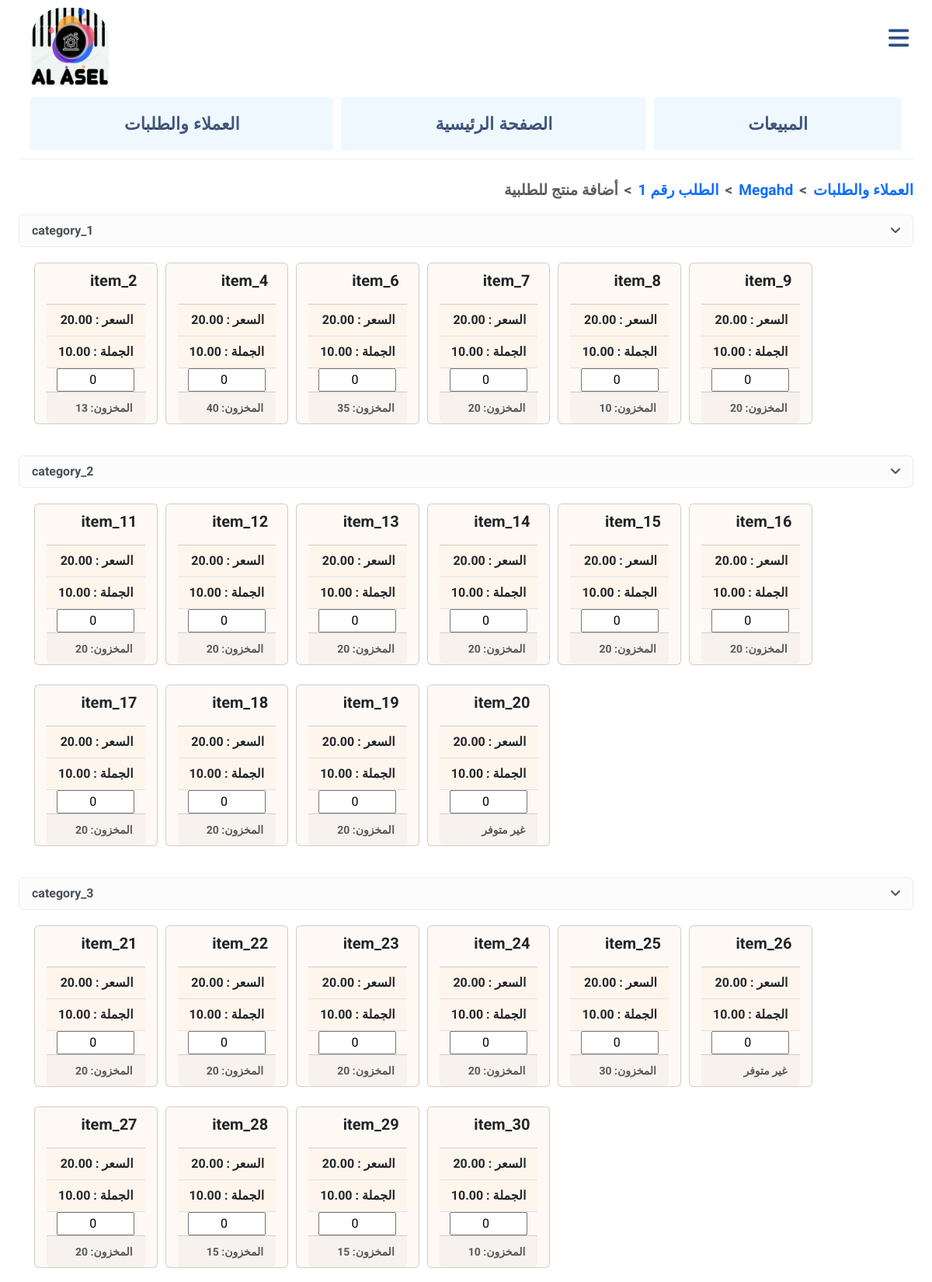
The page /order_info/1/add_items (signed in, upper part) on the database its author committed.
### main/models.py (models this page shows, shortened)
class Order(models.Model):
    customer = models.ForeignKey(Customer, on_delete=models.CASCADE, related_name="orders")
    created_at = models.DateTimeField(null=True, blank=True)
    total_real_price = models.DecimalField(max_digits=10, decimal_places=2, default=0)
    actual_price = models.DecimalField(max_digits=10, decimal_places=2, default=0)
    total_order_price = models.DecimalField(max_digits=10, decimal_places=2, default=0)
    profit = models.DecimalField(max_digits=10, decimal_places=2, default=0, null=True, blank=True)
    discount = models.IntegerField(default = 0, validators=[
            MinValueValidator(-100),
            MaxValueValidator(100)
        ])
    is_gomla = models.BooleanField(default=False)
    is_used = models.BooleanField(default=True)
    is_fully_paid = models.BooleanField(default=True)
    rest_money = models.DecimalField(max_digits=10, decimal_places=2, default=0, null=True, blank=True)

class Customer(models.Model):
    name = models.CharField(max_length=64)
    is_shop = models.BooleanField(default=False)
    is_supplier = models.BooleanField(default=False)
    number = models.PositiveIntegerField(
        unique=True,
        validators=[
            MinValueValidator(1000000001),
            MaxValueValidator(1599999999)
        ]
    )

class Category(models.Model):
    name = models.CharField(max_length=64, unique=True)

class Item(models.Model):
    category = models.ForeignKey(Category, on_delete=models.CASCADE, related_name="items", null=True)
    name = models.CharField(max_length=64, unique=True)
    real_price = models.DecimalField(max_digits=10, decimal_places=2, validators=[MinValueValidator(0.00)])
    gomla_price = models.DecimalField(max_digits=6, decimal_places=2, validators=[MinValueValidator(0.00)])
    market_price = models.DecimalField(max_digits=6, decimal_places=2, validators=[MinValueValidator(0.00)])
    stock_quantity = models.PositiveIntegerField(default = 0)
    used_quantity = models.PositiveIntegerField(default = 0)
    quantity = models.PositiveIntegerField(default = 0)

### main/views.py (the view, shortened to what this page needs)
# urls.py: path("order_info/<int:order_id>/add_items", views.add_items, name="add_items"),
@login_required(login_url="/login/")
def add_items(request, order_id):
    order = get_order(order_id)
    if not order:
        return HttpResponseRedirect(f"/order_error/{order_id}")
    items_object = {}
    categories = Category.objects.all()
    un_wanted_items = OrderItem.objects.filter(order=order).values_list('item', flat=True)
    for category in categories:
        items = Item.objects.exclude(id__in=un_wanted_items)
        items_object[f"{category.name}"] = items.filter(category=category)
    if request.method == "GET":
        return render(request, "main/add_items.html", {
            "items_object": items_object,
            "order": order
        })

### main/views.py (called while the page is built)
def get_order(order_id):
    try:
        order = Order.objects.get(id=order_id)
    except Order.DoesNotExist:
        return None
    return order

### main/templates/main/add_items.html (shortened to what this page needs)
{% extends "main/layout.html" %}
{% load static %}
{% block body %}
<nav style="--bs-breadcrumb-divider: '<';" aria-label="breadcrumb">
  <ol class="breadcrumb">
    <li class="breadcrumb-item active" aria-current="page">أضافة منتج للطلبية </li>
    <li class="breadcrumb-item"><a href="{% url 'main:order_info' order.id %}">{{ order.id }} الطلب رقم</a></li>
    <li class="breadcrumb-item"><a href="{% url 'main:user' order.customer.id %}">{{ order.customer.name }} </a></li>
    <li class="breadcrumb-item"><a href="{% url 'main:users' %}">العملاء والطلبات</a></li>
  </ol>
</nav>
  {% if not items_object %}
  <div class="error" style="background-color: aliceblue;">
    <h1 style="color: rgba(5, 31, 80, 0.747);">ليس هناك ما يمكن اضافته لللطلب رقم
      <a href="{% url 'main:order_info' order.id %}" class="red">{{ order.id }}</a>
    </h1>
    <div class="home_submit_button">
      <a href="{% url 'main:order_info' order.id %}" class="submit_button"><strong>الرجوع للطلبية</strong></a>
    </div>
  </div>
  {% else %}
  <form action="{% url 'main:add_items' order.id %}" method="post">
    <div class="categories_contaner">
      {% for category, items in items_object.items  %}
      <div>
        <ul class="list-group">
          <li class="category_header list-group-item list-group-item-light" data-code="{{category}}">
            <span>{{category}}</span>
            <span class="toggle-icon" data-toggle="{{category}}">
              <i class="fa-solid fa-angle-down"></i>
          </span>
          </li>
        </ul>
      </div>
      <div id="{{category}}" class="items_container">
        {% for item in items  %}
          <div class="card" style="">
            <div class="card-body" style="padding: 10px;">
              <h5 class="card-title" style="text-align: right; font-weight: bold;">{{ item.name }}</h5>
            </div>
            <ul class="list-group list-group-flush" >
              <li class="list-group-item">السعر : {{ item.market_price }}</li>
              <li class="list-group-item">الجملة : {{ item.gomla_price }}</li>
              <div class="item_number"><input type="number" class="input_card" name="quantity_{{ item.id }}" placeholder="الكمية" value=0 min=0 max={{ item.quantity }}></div>
            </ul>
            <div class="card-footer" style="text-align: right;">
              <small class="text-muted stock" data-quantity="{{ item.quantity }}">المخزون: {{ item.quantity }}</small>
            </div>
          </div>
        {% endfor %}
      </div>
      {% endfor %}
    </div>
    </form>
  {% endif %}
{%endblock%}

### main/static/main/mainn.css (style rules this page uses)
.items_container ul li { text-align: right; }
body { padding-left: 2%; padding-right: 2%; font-family: arial; font-weight: bold; margin-top: 0; font-family: Roboto, Arial, sans-serif; }
body { transition: padding-right 0.3s ease; }
a { text-decoration: none; }
.categories_contaner { display: grid; grid-template-rows: auto auto; row-gap: 20px; }
.items_container { display: flex; flex-direction: row; flex-wrap: wrap; padding: 20px; padding-top: 0; row-gap: 25px; column-gap: 10px; justify-content:start; }
.category_header { display: flex; flex-direction: row; justify-content: space-between; }
.card , .card li { background-color: rgba(250, 235, 215, 0.288); padding-left: 15px; padding-right: 15px; }
.item_number { display: flex; justify-content: space-around; }
.item_number input { width:100px; text-align:center; padding-left: 10px; }
.item_number input::placeholder { text-align:center; }
.breadcrumb { justify-content: flex-end; font-size: larger; }

### rows shown on the page
Order: id "1", customer.name "Megahd"
Category: items_object "category_1"
Item: name "item_2", market_price "20.00", gomla_price "10.00", quantity "13"
Item: name "item_4", market_price "20.00", gomla_price "10.00", quantity "40"
Item: name "item_6", market_price "20.00", gomla_price "10.00", quantity "35"
Item: name "item_7", market_price "20.00", gomla_price "10.00", quantity "20"
Item: name "item_8", market_price "20.00", gomla_price "10.00", quantity "10"
Item: name "item_9", market_price "20.00", gomla_price "10.00", quantity "20"
Category: items_object "category_2"
Item: name "item_11", market_price "20.00", gomla_price "10.00", quantity "20"
Item: name "item_12", market_price "20.00", gomla_price "10.00", quantity "20"
Item: name "item_13", market_price "20.00", gomla_price "10.00", quantity "20"
Item: name "item_14", market_price "20.00", gomla_price "10.00", quantity "20"
Item: name "item_15", market_price "20.00", gomla_price "10.00", quantity "20"
Item: name "item_16", market_price "20.00", gomla_price "10.00", quantity "20"
Item: name "item_17", market_price "20.00", gomla_price "10.00", quantity "20"
Item: name "item_18", market_price "20.00", gomla_price "10.00", quantity "20"
Item: name "item_19", market_price "20.00", gomla_price "10.00", quantity "20"
Item: name "item_20", market_price "20.00", gomla_price "10.00", quantity "0"
Category: items_object "category_3"
Item: name "item_21", market_price "20.00", gomla_price "10.00", quantity "20"
Item: name "item_22", market_price "20.00", gomla_price "10.00", quantity "20"
Item: name "item_23", market_price "20.00", gomla_price "10.00", quantity "20"
Item: name "item_24", market_price "20.00", gomla_price "10.00", quantity "20"
Item: name "item_25", market_price "20.00", gomla_price "10.00", quantity "30"
Item: name "item_26", market_price "20.00", gomla_price "10.00", quantity "0"
Item: name "item_27", market_price "20.00", gomla_price "10.00", quantity "20"
Item: name "item_28", market_price "20.00", gomla_price "10.00", quantity "15"
Item: name "item_29", market_price "20.00", gomla_price "10.00", quantity "15"
Item: name "item_30", market_price "20.00", gomla_price "10.00", quantity "10"
